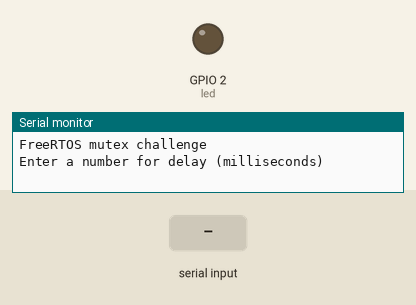
This sketch was run on a simulated ESP32. Shown: output pins drawn as LEDs (lit = HIGH), the last lines printed to the serial monitor. Dashed ring = blinking. Inputs (shaded band) come from the test bench.

Above: at 0.8 s.
0.9 s: "90,45\n" received over Serial
At 5.8 s:
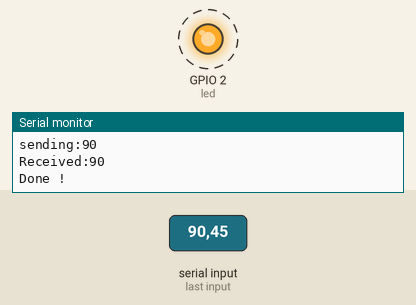
Timing chart, 0 to 9.9 s (numbered marks = the images above; inputs shaded):
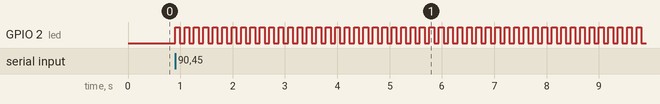

Measured:
- after the input at 0.9 s, GPIO 2 (led): alternates HIGH for 0.09 s and LOW for 0.09 s, starting at once

The sketch:

mutexTaskPassingParameters.ino
```cpp
/*author:Pranathi
date:11/09/25
topic:parameter passing to task*/
#if CONFIG_FREERTOS_UNICORE
static const BaseType_t app_cpu=0;
#else
static const BaseType_t app_cpu=1;
#endif

static const int led=2;
// Globals
static SemaphoreHandle_t mutex;

void ledBlink(void *parameters){
  int num=*(int *)parameters;
  // Release the mutex so that the creating function can finish
  xSemaphoreGive(mutex);

  Serial.print("Received:");
  Serial.println(num);
  while(1){
    digitalWrite(led,HIGH);
    vTaskDelay(num / portTICK_PERIOD_MS);
    digitalWrite(led,LOW);
    vTaskDelay(num/portTICK_PERIOD_MS);
  }
}

void setup() {
  // put your setup code here, to run once:
  pinMode(led,OUTPUT);
  int delay_arg;
  Serial.begin(115200);
  Serial.println("FreeRTOS mutex challenge");
  Serial.println("Enter a number for delay (milliseconds)");
  //wait for serial input
  while(Serial.available()<=0);
  delay_arg=Serial.parseInt();
  Serial.print("sending:");
  Serial.println(delay_arg);

  // Create mutex before starting tasks
  mutex = xSemaphoreCreateMutex();

  // Take the mutex
  xSemaphoreTake(mutex, portMAX_DELAY);

  xTaskCreatePinnedToCore(ledBlink,"Blinking led",1024,(void *)&delay_arg,1,NULL,app_cpu);

  // Do nothing until mutex has been returned (maximum delay)
  xSemaphoreTake(mutex, portMAX_DELAY);

  Serial.println("Done !");

}

void loop() {
  // put your main code here, to run repeatedly:
  vTaskDelay(1000 / portTICK_PERIOD_MS);

}
```
